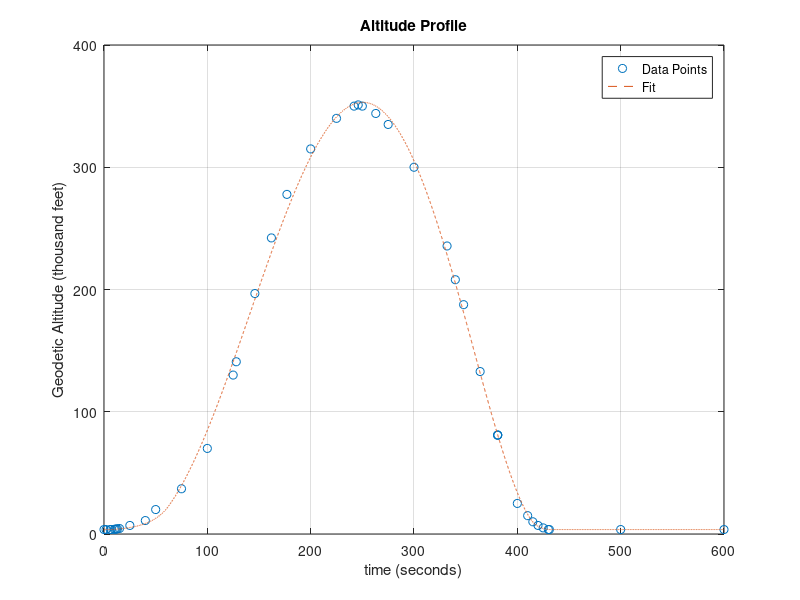

Recreate this plot in MATLAB. (Note: this script raises an error after producing the figure.)
%column 1 is time (seconds) and column 2 is altitude (1,000 feet)
profile = [0,3.65
    2,3.65
    6,3.65
    7,3.65
    10,3.8
    11,3.9
    12,4.1
    13,4.2
    15,4.5
    25,7
    40,11
    50,20
    75,37
    100,70
    125,130
    128,140.9
    146,196.7
    162,242.2
    177,277.8
    200,315
    225,340
    242,350
    246,351
    250,350
    263,344
    275,335
    300,300
    332,235.6
    340,208
    348,187.6
    364,132.9
    380.9,80.9
    381,80.9
    381.1,80.9
    400,25
    410,15
    415,10
    420,7
    425,5
    430,3.65
    431,3.65
    500,3.65
    600,3.65];
%liftoff at 7 seconds - index 4
%meco at 146 seconds
%peak at 246 seconds - index 23
%land at 430 seconds - index 40 
skip1 = 60;
skip2=414;
time = linspace(0,600,6000);

time1=time(time<= 7);
time2=time(time>7 & time<=skip1);
time3=time(time>skip1 & time<=skip2);
time4=time(time>skip2 & time<=430);
time5=time(time>430);

p1=polyfit(profile(4:40,1),profile(4:40,2),5);
alt1=0.*time1+3.65;
alt3 = polyval(p1,time3);
alt5=0.*time5+3.65;

b = alt3(1);
a = skip1;
w = log(b-2.65) / (a-7);
alt2 = exp(w.*(time2 - 7)) + 2.65;

b = alt3(length(alt3));
a = skip2;
w = log(b-2.65) / (a-430);
alt4 = exp(w.*(time4 - 430)) + 2.65;

alt=[alt1,alt2,alt3,alt4,alt5];

plot(profile(:,1),profile(:,2), 'o')
grid on
xlabel('time (seconds)')
ylabel('Geodetic Altitude (thousand feet)')
title('Altitude Profile')
hold on
plot(time,alt,'--')
legend('Data Points', 'Fit')
xline(7,'--k',{'Liftoff'},'HandleVisibility','off')
xline(146,'--k',{'Meco'},'HandleVisibility','off')
xline(246, '--k', {'Apogee'},'HandleVisibility','off')
xline(430, '--k', {'Land'},'HandleVisibility','off')
hold off

alt = alt.*1000;
alt = alt./3.281;
[~, ~, pressure, ~] = atmoscoesa(alt);

figure;
plot(time,pressure)
grid on
title("Pressure Profile")
xlabel('time (s)')
ylabel('Pressure (Pa)')
xline(7,'--k',{'Liftoff'},'HandleVisibility','off')
xline(146,'--k',{'Meco'},'HandleVisibility','off')
xline(246, '--k', {'Apogee'},'HandleVisibility','off')
xline(430, '--k', {'Land'},'HandleVisibility','off')


figure;
semilogy(time,pressure)
grid on
title("Pressure Profile")
xlabel('time (s)')
ylabel('Pressure (Pa)')
xline(7,'--k',{'Liftoff'},'HandleVisibility','off')
xline(146,'--k',{'Meco'},'HandleVisibility','off')
xline(246, '--k', {'Apogee'},'HandleVisibility','off')
xline(430, '--k', {'Land'},'HandleVisibility','off')